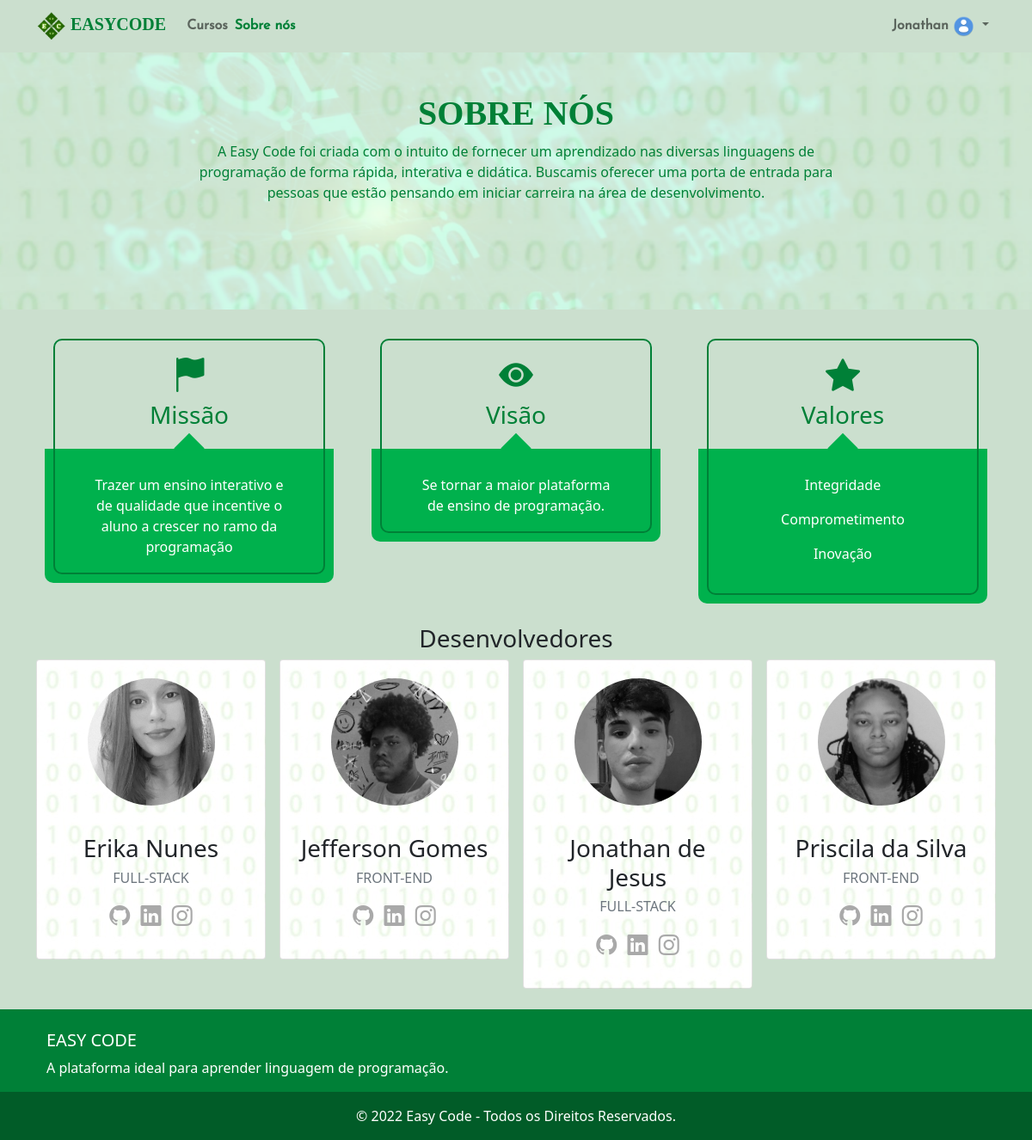
The app's page /src/php/sobrenos.php (signed in) with its own data.
### tables this page shows
CREATE TABLE IF NOT EXISTS `professor` (
  `id` int(3) unsigned zerofill NOT NULL,
  `nome` varchar(40) NOT NULL,
  `email` varchar(80) NOT NULL,
  `telefone` char(11) NOT NULL,
  `CPF` char(11) NOT NULL,
  `matricula` varchar(6) NOT NULL,
  `nasc` date NOT NULL,
  `avatar` varchar(15) NOT NULL,
  `descricao` varchar(150) DEFAULT NULL,
  `linkedin` varchar(512) DEFAULT NULL,
  `github` varchar(512) DEFAULT NULL,
  `link_personalizado` varchar(512) DEFAULT NULL,
  `senha` varchar(15) NOT NULL,
  PRIMARY KEY (`id`) USING BTREE,
  UNIQUE KEY `email_adm` (`email`) USING BTREE,
  UNIQUE KEY `CPF_adm` (`CPF`) USING BTREE,
  UNIQUE KEY `matricula_adm` (`matricula`) USING BTREE,
  UNIQUE KEY `avatar` (`avatar`) USING BTREE
);

### src/php/sobrenos.php (the view, shortened to what the rows shown need)
<!DOCTYPE html>
<html lang="pt-br">
<head>
    <link rel="stylesheet" href="../assets/css/style.css">
    <link rel="stylesheet" href="../assets/css/sobrenos.css">
    <link rel="stylesheet" href="https://cdn.jsdelivr.net/npm/bootstrap@5.1.3/dist/css/bootstrap.min.css">
    <link rel="stylesheet" href="https://cdn.jsdelivr.net/npm/bootstrap-icons@1.3.0/font/bootstrap-icons.css">
</head>
<body class="Background">
    <header>
        <nav class="navbar navbar-expand-lg navbar-light fixed-top Background nonSelect">
            <div class="container">
                <div class="collapse navbar-collapse Josefinfont" id="navbarSupportedContent">
                    <?php
                        include 'Auxiliares/connect.php';
                        $logado = false;
                        if (isset($_SESSION['matricula'])) {
                            $logado = true;
                            $usuario = '';
                            $matricula = $_SESSION['matricula'];
                            $usuario = substr($matricula,0,1) == 0 ? 'aluno' : 'professor';
                            $dadosUsuario = $sql -> query("SELECT * FROM $usuario WHERE matricula = '$matricula'");
                            while ($dados = mysqli_fetch_array($dadosUsuario)) {
                                $nome = explode(' ',$dados['nome'])[0];
                                $avatar = $dados['avatar'];
                            }
                        }
                        if ($logado) {
                            if ($usuario == "aluno") {
                                echo
                                "
                                <ul class='navbar-nav ml-auto'>
                                    <li class='nav-item dropdown'>
                                        <a class='nav-link dropdown-toggle' href='#' id='navbarDropdown' role='button'
                                            data-bs-toggle='dropdown' aria-expanded='false'>
                                            $nome
                                            <img src='../assets/img/Avatares/$avatar' class='rounded-circle' height='25'/>
                                        </a>
                                        <div class='dropdown-menu Background' aria-labelledby='navbarDropdown'>
                                            <a class='dropdown-item' href='perfil.php'>
                                                <i class='bi bi-person-circle'></i> Perfil
                                            </a>
                                            <div class='dropdown-divider'></div>
                                            <a class='dropdown-item' href='perfil.php'>
                                                <i class='bi bi-journal-check'></i> Cursos Matriculados
                                            </a>
                                            <a class='dropdown-item' href='perfil.php?secoes=certificados'>
                                                <i class='bi bi-award-fill'></i> Certificados
                                            </a>
                                            <a class='dropdown-item' href='Auxiliares/sair.php'>
                                                <i class='bi bi-box-arrow-right'></i> Sair
                                            </a>
                                        </div>
                                    </li>
                                </ul>
                                ";
                            }
                            else{
                                echo
                                "
                                <ul class='navbar-nav ml-auto'>
                                    <li class='nav-item dropdown'>
                                        <a class='nav-link dropdown-toggle' href='#' id='navbarDropdown' role='button'
                                            data-bs-toggle='dropdown' aria-expanded='false'>
                                            $nome
                                            <img src='../assets/img/Avatares/$avatar' class='rounded-circle' height='25'/>
                                        </a>
                                        <div class='dropdown-menu Background' aria-labelledby='navbarDropdown'>
                                            <a class='dropdown-item' href='perfil.php'>
                                                <i class='bi bi-person-circle'></i> Perfil
                                            </a>
                                            <div class='dropdown-divider'></div>
                                            <a class='dropdown-item' href='perfil.php?secoes=ministrarCursos'>
                                                <i class='bi bi-journal-plus'></i> Ministrar cursos
                                            </a>
                                            <a class='dropdown-item' href='Auxiliares/sair.php'>
                                                <i class='bi bi-box-arrow-right'></i> Sair
                                            </a>
                                        </div>
                                    </li>
                                </ul>
                                ";
                            }
                        }
                    ?>
                </div>
            </div>
        </nav>
        <div class="imagem-header">
            <div class="area-imagem">
                <div class="m-5 text-center">
                    <h1 class="text-uppercase Lovelofont">SOBRE NÓS</h1>
                </div>
            </div>
        </div>
    </header>
    <section class="pt-4 pb-4 container">
        <div class="row g-3 ">
            <div class="col">
                <div class="card fundocard">
                    <div class="card-body">
                        <div class="mb-3">
                            <h2 class="text-uppercase text-center text-muted">Full-Stack</h2>
                        </div>
                    </div>
                </div>
            </div>
            <div class="col">
                <div class="card fundocard">
                    <div class="card-body">
                        <div class="mb-3">
                            <h2 class="text-uppercase text-center text-muted">Front-End</h2>
                        </div>
                    </div>
                </div>
            </div>
            <div class="col">
                <div class="card fundocard">
                    <div class="card-body">
                        <div class="mb-3">
                            <h2 class="text-uppercase text-center text-muted">Full-Stack</h2>
                        </div>
                    </div>
                </div>
            </div>
            <div class="col">
                <div class="card fundocard">
                    <div class="card-body">
                        <div class="mb-3">
                            <h2 class="text-uppercase text-center text-muted">Front-End</h2>
                        </div>
                    </div>
                </div>
            </div>
        </div>
    </section>
</body>
</html>

### records on screen
professor: nome "Jonathan", avatar (picture)
